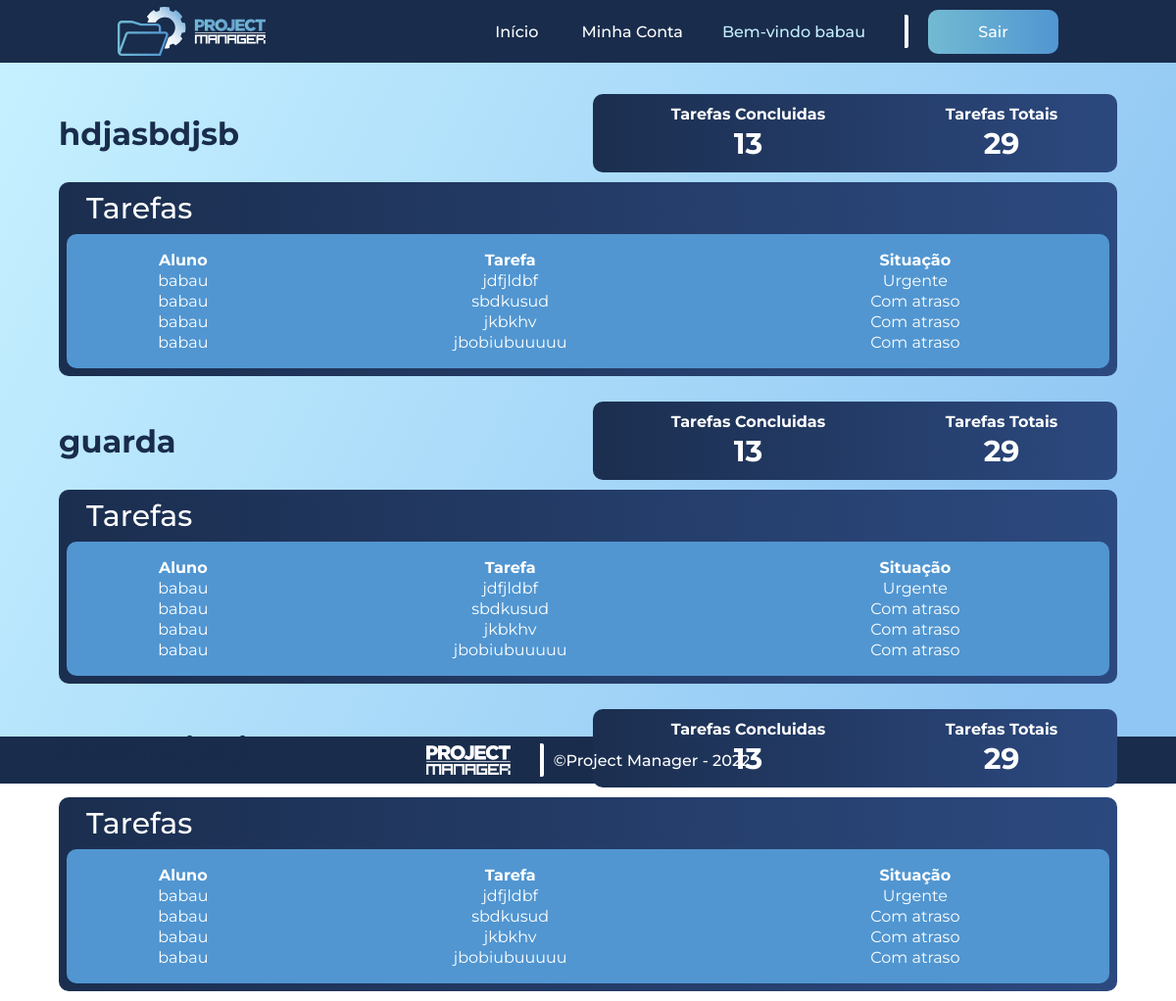
/inicialaluno (signed in), run on the app's committed database.
### autentication/models.py (models this page shows, shortened)
class projetos(models.Model):
    titulo = models.CharField(max_length=45)
    data_inicio = models.DateTimeField()
    descricao = models.TextField(max_length=500)
    orientador = models.ForeignKey(User, related_name = 'orientador', on_delete = models.CASCADE, default = None, null = True)
    aluno = models.ForeignKey(User, related_name = 'aluno', on_delete = models.CASCADE, default = None, null = True)

class atividades(models.Model):
    descricao = models.TextField(max_length=100)
    status = models.ForeignKey("status", on_delete=models.CASCADE, default=None, null=True)
    orientador = models.ForeignKey(User, related_name = 'orientador_atividade', on_delete = models.CASCADE, default = None, null = True)
    aluno = models.ForeignKey(User, related_name = 'aluno_atividade', on_delete = models.CASCADE, default = None, null = True)
    projeto = models.ForeignKey("projetos", on_delete=models.CASCADE, default=None, null=True)

class status(models.Model):
    status = models.CharField(max_length=10, default = None, null = True)
    def __str__(self):
        return self.status

### autentication/views.py (the view)
# urls.py: path('inicialaluno', inicialaluno, name = 'inicialaluno'),
def inicialaluno(request):
    if request.user.is_authenticated:
        projeto = projetos.objects.filter(aluno=request.user)
        atividade = atividades.objects.filter(aluno=request.user)
        return render(request, 'inicial-aluno.html', {'projeto': projeto, 'atividade': atividade})
    return redirect('login')

### autentication/templates/inicial-aluno.html (shortened to what this page needs)
{% load static %}
<!DOCTYPE html>
<html lang="pt-br">
<head>
    <link rel="stylesheet" href="{% static 'style.css' %}">
</head>
<body>
    <header>
        <img id="logo-header" src="{% static 'images/Logo Horizontal - 2.svg' %}" alt="Logo Horizontal">
        <nav>
            <ul class="nav_links">
                <li><a href = "{% url 'index' %}">Início</a></li>
                <li><a href="#">Minha Conta</a></li>
            </ul>
        </nav>
        <div class="user">
            <span>Bem-vindo {{request.user}}</span>
        </div>
        <div id="linha-vertical"></div>
        <a class=login href="{% url 'logout' %}"><button id="button-1">Sair</button></a>
    </header>
    <main class="alunos-main">
        {% for projetoo in projeto %}
        <div class="container-alunos">
            <div class="title-alunos">
                <a href="{% url 'projeto' projetoo.id %}"><h1>{{projetoo.titulo}}</h1></a>
            </div>
            <div class="tarefas-geral">
                <table>
                    <tr>
                        <th>Tarefas Concluidas</th>
                        <th>Tarefas Totais</th>
                    </tr>
                    <tr>
                        <td>13</td>
                        <td>29</td>
                    </tr>
                </table>
            </div>
            <div class="crud-tarefas">
                <span>Tarefas</span>
                <div class="taf">
                    <table class="tarefas">
                        <tr>
                            <th>Aluno</th>
                            <th>Tarefa</th>
                            <th>Situação</th>
                        </tr>
                        {% for atividades in atividade %}
                        <tbody>
                            <tr>
                                <td>{{atividades.aluno}}</td>
                                <td>{{atividades.descricao}}</td>
                                <td>{{atividades.status}}</td>
                            </tr>
                        </tbody>
                        {% endfor %}
                        </div>
                </div>
            </div>
        {% endfor %}
    </main>
    <footer>
        <img id="logo-footer" src="{% static 'images/Logo Nome - 5.svg' %}" alt="logo">
        <div id="linha-vertical"></div>
        <a id="credits">©Project Manager - 2022</a>
    </footer>
</body>
</html>

### autentication/static/style.css (style rules this page uses)
* { padding: 0; margin: 0; box-sizing: border-box; font-family: 'Montserrat', sans-serif; text-decoration: none; }
:root { --cor0: #192C4C; --cor1: #72BAD2; --cor2: #5196D1; --cor3: #C5F0FF; --cor4: #90C6F3; --cor5: white; --cor6: #1B2E4F; --cor7: #2C497F; --cor8: black; --border1: 10px; --border2: 20px; --font-geral:'Montserrat', sans-serif; }
button { border-radius: var(--border1); border: none; cursor: pointer; transition: all 0.3s ease 0s; }
li, span, a, h1, input, button, p { font-family: 'Montserrat', sans-serif; font-weight: 500; font-size: 16px; text-decoration: none; color: var(--cor5); }
header { display: flex; justify-content: flex-end; align-items: center; padding: 30px 10%; background: var(--cor0); height: 8vh; }
#logo-header { cursor: pointer; height: 50px; margin-right: auto; }
.nav_links { list-style: none; }
.nav_links li { display: inline-block; padding: 0px 20px; }
.nav_links li a { transition: all 0.3s ease 0s; }
#button-1 { margin-left: 20px; width: 133px; height: 45px; background: linear-gradient(90deg, var(--cor1) 0%, var(--cor2) 100%); }
main { background: linear-gradient(117.07deg, var(--cor3) 0.72%, var(--cor4) 88.98%) center center; background-size: cover; }
.user { display: flex; flex-direction: row; justify-content: space-between; align-items: center; padding: 20px; }
.user span { color: var(--cor3); font-family: var(--font-geral); }
.title-alunos { grid-area: div0; display: flex; align-items: center; }
.title-alunos h1 { font-size: px; color: var(--cor0); font-weight: bolder; }
.alunos-main { display: flex; flex-direction: column; align-items: center; gap: 1rem; height: 86vh; padding: 2rem 3rem; }
.alunos-main h1 { font-size: 2rem; }
.container-alunos { display: grid; grid-template-columns: repeat(4, 1fr); grid-template-areas: 'div0 div0 div1 div1' 'div2 div2 div2 div2' 'div2 div2 div2 div2' 'div3 div3 div3 div3'; gap: 10px; }
.tarefas-geral { grid-area: div1; display: flex; flex-direction: column; text-align: center; justify-content: space-around; padding: 0.5rem; gap: 0.5rem; height: 10vh; color: var(--cor5); border-radius: var(--border1); background: linear-gradient(90deg, var(--cor6) 0%, var(--cor7) 100%); }
.tarefas-geral table tr td { font-size: 30px; font-weight: bolder; }
.crud-tarefas { grid-area: div2; display: flex; flex-direction: column; text-align: left; color: var(--cor5); padding: 0.5rem; gap: 0.5rem; width: 90vw; border-radius: var(--border1); background: linear-gradient(90deg, var(--cor6) 0%, var(--cor7) 100%); }
.crud-tarefas span { color: var(--cor5); font-size: 30px; padding-left: 20px; }
.taf { display: flex; justify-content: space-around; text-align: center; flex-direction: column; background-color: var(--cor2); border-radius: var(--border1); padding: 15px; }
.taf table tr { padding-bottom: 10px; }
footer { height: 6vh; background: var(--cor0); display: flex; align-items: center; justify-content: center; column-gap: 10px; }
#linha-vertical { height: 34px; border-right: 4px solid rgb(255, 255, 255); border-radius: 2px; padding: 10px; }
#logo-footer { height: 30px; cursor: pointer; }
#credits { cursor: pointer; }

### data on the page
projetos: titulo "hdjasbdjsb"
atividades: aluno "babau", descricao "jdfjldbf", status "Urgente"
atividades: aluno "babau", descricao "sbdkusud", status "Com atraso"
atividades: aluno "babau", descricao "jkbkhv", status "Com atraso"
atividades: aluno "babau", descricao "jbobiubuuuuu", status "Com atraso"
projetos: titulo "guarda"
projetos: titulo "skadnsljbdj"

### other printed values
{{ request.user }} "babau"
